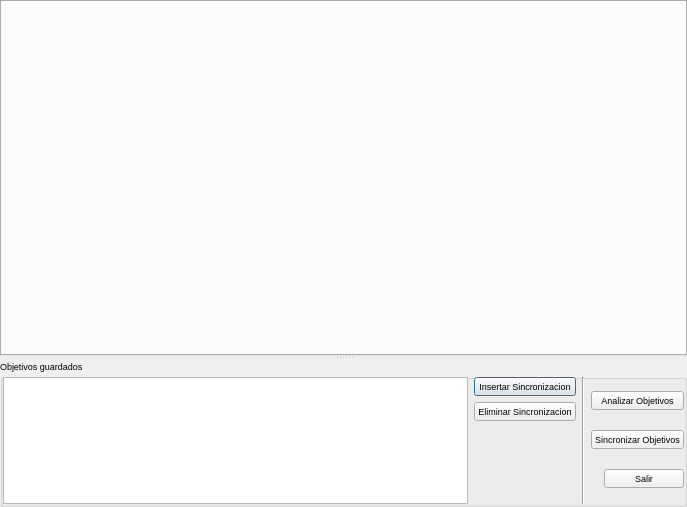
<?xml version="1.0" encoding="UTF-8"?>
<ui version="4.0">
 <class>TotalSincrono</class>
 <widget class="QDialog" name="TotalSincrono">
  <property name="geometry">
   <rect>
    <x>0</x>
    <y>0</y>
    <width>687</width>
    <height>507</height>
   </rect>
  </property>
  <property name="font">
   <font>
    <pointsize>7</pointsize>
   </font>
  </property>
  <property name="windowTitle">
   <string>Sincrono v.0.1.0</string>
  </property>
  <property name="windowIcon">
   <iconset resource="recoverdrake.qrc">
    <normaloff>:/Imagenes/Sincronizar.png</normaloff>:/Imagenes/Sincronizar.png</iconset>
  </property>
  <layout class="QGridLayout" name="gridLayout">
   <property name="leftMargin">
    <number>0</number>
   </property>
   <property name="topMargin">
    <number>0</number>
   </property>
   <property name="rightMargin">
    <number>0</number>
   </property>
   <property name="bottomMargin">
    <number>0</number>
   </property>
   <property name="spacing">
    <number>0</number>
   </property>
   <item row="0" column="0">
    <widget class="QSplitter" name="splitter">
     <property name="orientation">
      <enum>Qt::Vertical</enum>
     </property>
     <widget class="QTabWidget" name="tabWidget">
      <property name="currentIndex">
       <number>-1</number>
      </property>
     </widget>
     <widget class="QGroupBox" name="groupBox_3">
      <property name="maximumSize">
       <size>
        <width>16777215</width>
        <height>147</height>
       </size>
      </property>
      <property name="title">
       <string>Objetivos guardados</string>
      </property>
      <layout class="QGridLayout" name="gridLayout_4">
       <property name="leftMargin">
        <number>0</number>
       </property>
       <property name="topMargin">
        <number>0</number>
       </property>
       <property name="rightMargin">
        <number>0</number>
       </property>
       <property name="bottomMargin">
        <number>0</number>
       </property>
       <item row="0" column="0">
        <widget class="QTableView" name="tableView">
         <property name="font">
          <font>
           <family>Sans Serif</family>
           <pointsize>7</pointsize>
           <weight>75</weight>
           <bold>true</bold>
          </font>
         </property>
         <property name="styleSheet">
          <string notr="true">font: 7pt &quot;Sans Serif&quot;;
font: bold</string>
         </property>
         <property name="frameShadow">
          <enum>QFrame::Sunken</enum>
         </property>
         <property name="alternatingRowColors">
          <bool>true</bool>
         </property>
         <property name="selectionBehavior">
          <enum>QAbstractItemView::SelectRows</enum>
         </property>
         <property name="textElideMode">
          <enum>Qt::ElideNone</enum>
         </property>
         <property name="sortingEnabled">
          <bool>true</bool>
         </property>
        </widget>
       </item>
       <item row="0" column="1">
        <layout class="QGridLayout" name="gridLayout_3">
         <item row="0" column="0">
          <widget class="QPushButton" name="pushButton_4">
           <property name="sizePolicy">
            <sizepolicy hsizetype="Minimum" vsizetype="Fixed">
             <horstretch>0</horstretch>
             <verstretch>0</verstretch>
            </sizepolicy>
           </property>
           <property name="toolTip">
            <string>Inserta una nueva pestana vacia a sincronizadores</string>
           </property>
           <property name="statusTip">
            <string>Inserta una nueva pestana vacia a sincronizadores</string>
           </property>
           <property name="whatsThis">
            <string>Inserta una nueva pestana vacia a sincronizadores</string>
           </property>
           <property name="text">
            <string>Insertar Sincronizacion</string>
           </property>
           <property name="icon">
            <iconset resource="recoverdrake.qrc">
             <normaloff>:/Imagenes/mas.png</normaloff>:/Imagenes/mas.png</iconset>
           </property>
           <property name="iconSize">
            <size>
             <width>25</width>
             <height>25</height>
            </size>
           </property>
          </widget>
         </item>
         <item row="1" column="0">
          <widget class="QPushButton" name="pushButton_5">
           <property name="toolTip">
            <string>Elimina la pestana activa en sincronizadores</string>
           </property>
           <property name="statusTip">
            <string>Elimina la pestana activa en sincronizadores</string>
           </property>
           <property name="whatsThis">
            <string>Elimina la pestana activa en sincronizadores</string>
           </property>
           <property name="text">
            <string>Eliminar Sincronizacion</string>
           </property>
           <property name="icon">
            <iconset resource="recoverdrake.qrc">
             <normaloff>:/Imagenes/menos.png</normaloff>:/Imagenes/menos.png</iconset>
           </property>
           <property name="iconSize">
            <size>
             <width>25</width>
             <height>25</height>
            </size>
           </property>
          </widget>
         </item>
         <item row="2" column="0">
          <spacer name="verticalSpacer">
           <property name="orientation">
            <enum>Qt::Vertical</enum>
           </property>
           <property name="sizeHint" stdset="0">
            <size>
             <width>20</width>
             <height>40</height>
            </size>
           </property>
          </spacer>
         </item>
        </layout>
       </item>
       <item row="0" column="2">
        <widget class="Line" name="line">
         <property name="orientation">
          <enum>Qt::Vertical</enum>
         </property>
        </widget>
       </item>
       <item row="0" column="3">
        <layout class="QGridLayout" name="gridLayout_2">
         <item row="1" column="0" colspan="2">
          <widget class="QPushButton" name="pushButton_12">
           <property name="toolTip">
            <string>Analiza y sincroniza automaticamente los objetivos guardados en la base de datos</string>
           </property>
           <property name="statusTip">
            <string>Analiza y sincroniza automaticamente los objetivos guardados en la base de datos</string>
           </property>
           <property name="whatsThis">
            <string>Analiza y sincroniza automaticamente los objetivos guardados en la base de datos</string>
           </property>
           <property name="text">
            <string>Sincronizar Objetivos</string>
           </property>
           <property name="icon">
            <iconset resource="recoverdrake.qrc">
             <normaloff>:/Imagenes/BACKUP.png</normaloff>:/Imagenes/BACKUP.png</iconset>
           </property>
           <property name="iconSize">
            <size>
             <width>25</width>
             <height>25</height>
            </size>
           </property>
          </widget>
         </item>
         <item row="0" column="0" colspan="2">
          <widget class="QPushButton" name="pushButton_14">
           <property name="toolTip">
            <string>Analiza todos los objetivos guardados en la base de datos</string>
           </property>
           <property name="statusTip">
            <string>Analiza todos los objetivos guardados en la base de datos</string>
           </property>
           <property name="whatsThis">
            <string>Analiza todos los objetivos guardados en la base de datos</string>
           </property>
           <property name="text">
            <string>Analizar Objetivos</string>
           </property>
           <property name="icon">
            <iconset resource="recoverdrake.qrc">
             <normaloff>:/Imagenes/disco-duro.png</normaloff>:/Imagenes/disco-duro.png</iconset>
           </property>
           <property name="iconSize">
            <size>
             <width>25</width>
             <height>25</height>
            </size>
           </property>
          </widget>
         </item>
         <item row="3" column="1">
          <widget class="QPushButton" name="pushButton_10">
           <property name="toolTip">
            <string>Nos vamos...</string>
           </property>
           <property name="statusTip">
            <string>Nos vamos...</string>
           </property>
           <property name="whatsThis">
            <string>Nos vamos...</string>
           </property>
           <property name="text">
            <string>Salir</string>
           </property>
           <property name="icon">
            <iconset resource="recoverdrake.qrc">
             <normaloff>:/Imagenes/puerta.png</normaloff>:/Imagenes/puerta.png</iconset>
           </property>
           <property name="iconSize">
            <size>
             <width>25</width>
             <height>25</height>
            </size>
           </property>
          </widget>
         </item>
        </layout>
       </item>
      </layout>
     </widget>
    </widget>
   </item>
  </layout>
 </widget>
 <resources>
  <include location="recoverdrake.qrc"/>
 </resources>
 <connections/>
</ui>
